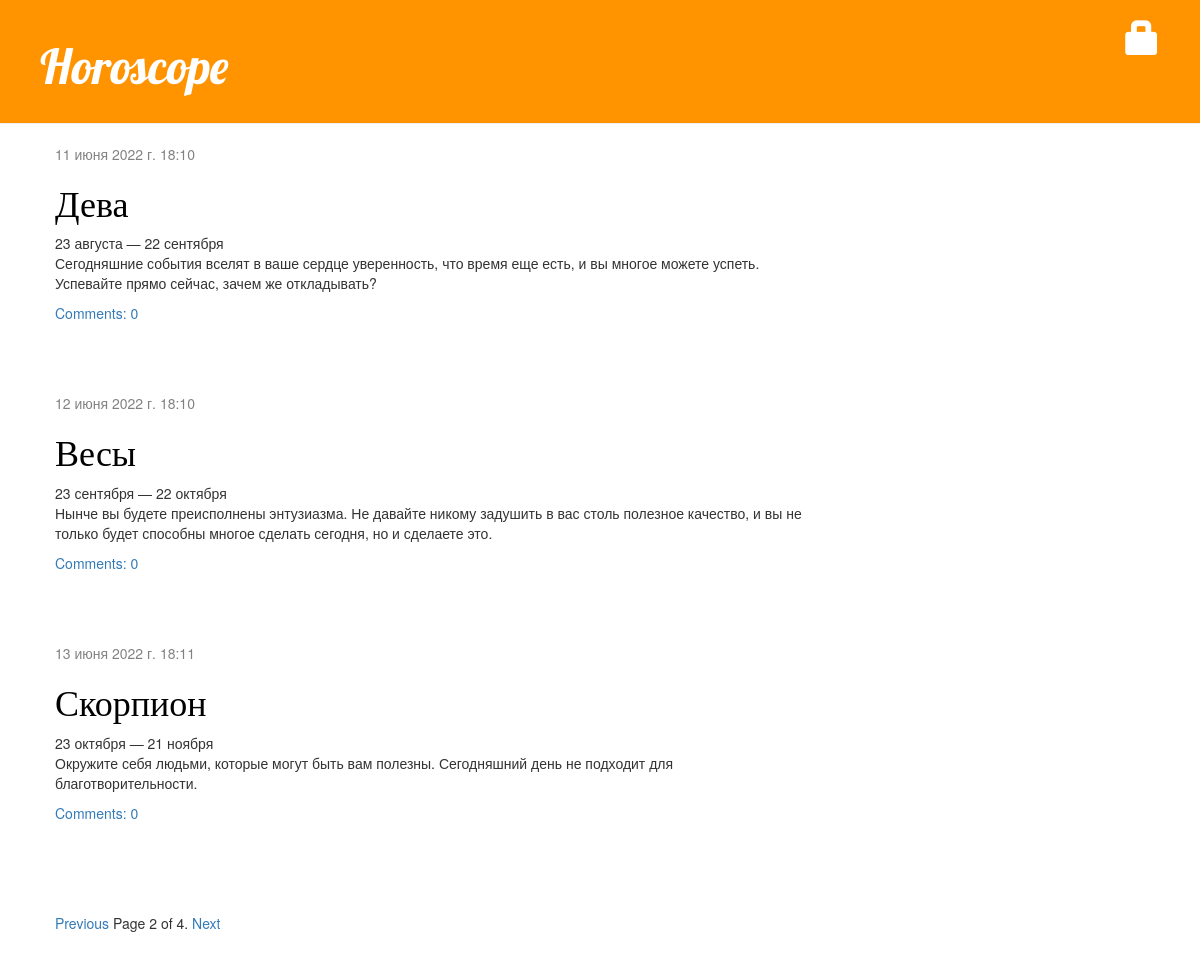
Screenshot of /?page=2 with the database file from the repository.
### blog/models.py (models this page shows, shortened)
class Post(models.Model):
    author = models.ForeignKey(settings.AUTH_USER_MODEL, on_delete=models.CASCADE)
    title = models.CharField(max_length=200)
    text = models.TextField()
    created_date = models.DateTimeField(default=timezone.now)
    published_date = models.DateTimeField(blank=True, null=True)
    def approved_comments(self):
        return self.comments.filter(approved_comment=True)

### blog/views.py (the view)
# urls.py: path('', views.post_list, name='post_list'),
def post_list(request):
    posts = Post.objects.filter(published_date__lte=timezone.now()).order_by('published_date')
    paginator = Paginator(posts, 3)
    page = request.GET.get('page')
    try:
        posts = paginator.page(page)
    except PageNotAnInteger:
        posts = paginator.page(1)
    except EmptyPage:
        posts = paginator.page(paginator.num_pages)
    return render(request,
                  'blog/post_list.html',
                  {'page': page,
                   'posts': posts})

### templates/blog/post_list.html
{% extends 'blog/base.html' %}
{% block content %}
    {% for post in posts %}
        <div class="post">
            <div class="date">
                {{ post.published_date }}
            </div>
            <h1><a href="{% url 'post_detail' pk=post.pk %}">{{ post.title }}</a></h1>
            <p>{{ post.text|linebreaksbr }}</p>
            <a href="{% url 'post_detail' pk=post.pk %}">Comments: {{ post.approved_comments.count }}</a>
        </div>
    {% endfor %}
    {% include "blog/pagination.html" with page=posts %}
{% endblock %}

### blog/static/css/blog.css (style rules this page uses)
h1, h2, h3, h4 { font-family: 'Lobster', cursive; }
.date { color: #828282; }
.post { margin-bottom: 70px; }
.post h1 a, .post h1 a:visited { color: #000000; }

### rows the page displays
Post: published_date "11 июня 2022 г. 18:10", title "Дева", text "23 августа — 22 сентября Сегодняшние события вселят в ваше сердце уверенность, что время еще есть, и вы многое можете успеть. Успевайте прямо сейчас, зачем же откладывать?", approved_comments.count "0"
Post: published_date "12 июня 2022 г. 18:10", title "Весы", text "23 сентября — 22 октября Нынче вы будете преисполнены энтузиазма. Не давайте никому задушить в вас столь полезное качество, и вы не только будет способны многое сделать сегодня, но и сделаете это.", approved_comments.count "0"
Post: published_date "13 июня 2022 г. 18:11", title "Скорпион", text "23 октября — 21 ноября Окружите себя людьми, которые могут быть вам полезны. Сегодняшний день не подходит для благотворительности.", approved_comments.count "0"

### other values shown
{{ page.number }} "2"
{{ page.paginator.num_pages }} "4"
